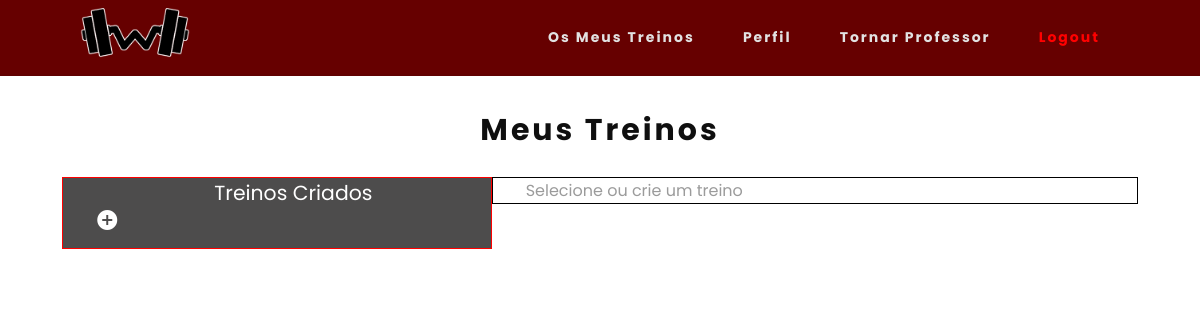
Page /meustreinos.php (signed in) on the earlier database version.
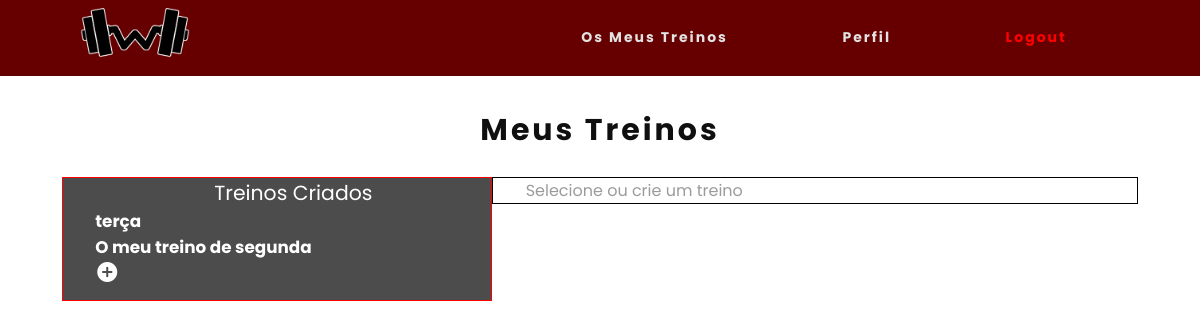
Same page on the later database version.
### tables this page shows
CREATE TABLE `treinos` (
  `id` int(11) NOT NULL,
  `id_utilizador` int(11) NOT NULL,
  `titulo` varchar(50) NOT NULL,
  `descricao` text DEFAULT NULL,
  `dificuldade` text NOT NULL,
  `imagem` text DEFAULT NULL
);

### meustreinos.php (the view, shortened to what this page needs)
<?php
include "cabecalho.php";
?>
<div class="contentMeusTreinos">
    <table>
        <thead>
            <h2>Meus Treinos</h2>
        </thead>
        <tr>
            <td>
                <div class="meusTreinosLeft">
                    <p style="font-size: 1.7vw;text-align:center;color:white">Treinos Criados</p>
                    <?php
                    $db = mysqli_connect('localhost','root','','workout');
                    $user = $_SESSION['username'];
                    $query = "SELECT id FROM utilizadores WHERE username='$user'";
                    $result = mysqli_query($db, $query);
                    $row = mysqli_fetch_row($result);
                    $id = $row[0];
                    $sql = "SELECT * FROM treinos WHERE id_utilizador=$id";
                    if($result = $db->query($sql)) {
                        while($row = $result->fetch_assoc()) {
                        ?>
                        <div class="nome_treino">
                        <a href="meustreinos.php?id=<?php echo $row["id"] ?>">
                            <b><?php echo $row["titulo"] ?></b>
                        </a>
                        </div>
                    <?php
                        }
                    }
                    ?>
                    <div>
                        <p><a href="adicionarTreino.php" ><i class="material-icons">add_circle</i></a></p>
                    </div>
                </div>
                <div class="meusTreinosRight">
                    <?php
                        if(isset($_REQUEST['id'])){
                            $id = $_REQUEST['id'];
                            $sql = "SELECT * FROM exercicios WHERE id_treino=$id";
                            $username = $_SESSION['username'];
                            $query = "SELECT id FROM utilizadores WHERE username='$username'";
                            $result = mysqli_query($db, $query);
                            $row = mysqli_fetch_row($result);
                            $id_user = $row[0];
                            $query = "SELECT * FROM treinos WHERE id_utilizador='$id_user' AND id='$id'";
                            $result4 = mysqli_query($db, $query);
                            if(mysqli_num_rows($result4) == 1) {
                                if($result = $db->query($sql)) {
                                    $query = "SELECT titulo FROM treinos WHERE id='$id'";
                                    $result3 = mysqli_query($db, $query);
                                    $row = mysqli_fetch_row($result3);
                                    $titulo = $row[0];
                                    $sql = "SELECT titulo FROM treinos WHERE id=$id";
                                    $result2 = mysqli_query($db, $query);
                                    if(mysqli_num_rows($result2) == 1) {
                                        ?>
                                        <p class="titulo"> <?php echo $titulo ?> <a href="#" ><i class="material-icons editar">edit</i></a></p>
                                        <?php
                                        while($row = $result->fetch_assoc()) {
                                        ?>
                                        <div class="nome_exercicio">
                                            <p><?php echo $row["nome"]?></p>
                                            <figure>
                                                <img src='<?php echo $row["imagem"]?>' width="200" height="auto">
                                            </figure>
                                        </div>
                                    <?php
                                        }
                                    }
                                }
                            }else {
                                ?>
                                <p style="font-size: 1.5vw" class="treino_inacessivel"><b>Treino inacessível</b></p>
                                <?php
                            }
                    ?>
                    <p><a href="adicionarExercicio.php?id=<?php echo $id ?>"><i class="material-icons">add_circle</i></a></p>             <?php
                    } else {
                        ?>
                        <p>Selecione ou crie um treino</p>
                        <?php
                    }
                    ?>
                </div>
            </td>
        </tr>
    </table>
</div>

### cabecalho.php (shortened to what this page needs)
<!Doctype HTML>
<head>
    <link href="css/style.css" type="text/css" rel="stylesheet" />
    <link rel="stylesheet" href="https://cdnjs.cloudflare.com/ajax/libs/font-awesome/4.7.0/css/font-awesome.min.css">
</head>
<body>
    <nav>
        <?php
        if (isset($_SESSION['username']) && $_SESSION['tipoUtilizador'] == 0) {
            echo
                '<div class="logo">
            <div><a href="index.php"><img src="img\workout_ico.png"></a></div>
        </div>
        <ul class="nav-links">
            <li><a href="meustreinos.php" >Os Meus Treinos</a></li>
            <li><a href="perfil.php">Perfil</a></li>
            <li><a href="tprofessor.php">Tornar Professor</a></li>
            <li><a href="index.php?logout" style="color:red";>Logout</a></li>
        </ul>';
        }else if (isset($_SESSION['tipoUtilizador']) && $_SESSION['tipoUtilizador']==1) {
            echo
            '<div class="logo">
            <div><a href="index.php"><img src="img\workout_ico.png"></a></div>
        </div>
        <ul class="nav-links">
            <li><a href="meustreinos.php" >Os Meus Treinos</a></li>
            <li><a href="perfil.php">Perfil</a></li>
            <li><a href="index.php?logout" style="color:red";>Logout</a></li>
        </ul>';
        }
        ?>
    </nav>

### css/style.css (style rules this page uses)
* { margin: 0px; padding: 0px; box-sizing: border-box; list-style: none; text-decoration: none; }
nav { display: flex; justify-content: space-around; align-items: center; min-height: 8vh; background-color: #660000; font-family: "Poppins", sans-serif; position: fixed; top: 0; width: 100%; box-shadow: 0px 2px #610101; }
h2 { font-family: "Poppins", sans-serif; letter-spacing: 3px; color: rgb(219, 217, 217); }
div p { font-family: "Poppins", sans-serif; color: rgb(155, 155, 155); }
.contentMeusTreinos { padding-top: 5%; }
.logo img { width: 40%; height: 100%; }
.nav-links { display: flex; justify-content: space-around; width: 50%; }
.nav-links li { list-style: none; }
.nav-links a { color: rgb(226, 226, 226); text-decoration: none; letter-spacing: 2px; font-weight: bold; font-size: 14px; }
@media screen and (max-width: 1400px) { .contentMeusTreinos { padding-top: 9%; } }
html, body { overflow-x: hidden; }
.material-icons { width: 40px; height:40px; color:white; }
.meusTreinosLeft a { font-size:1.5vw; text-decoration: none; font-family:'poppins'; color:white; }
.contentMeusTreinos { width: 90%; display: table; margin:auto; }
.meusTreinosLeft { border: 1px solid red; }
.meusTreinosRight { border: 1px solid black; }
.contentMeusTreinos .meusTreinosLeft { width: 40%; padding-left: 3%; float: left; background-color: rgb(77, 76, 76); display: table-cell; }
.contentMeusTreinos .meusTreinosRight { width: 60%; padding-left: 3%; float: right; background-color: white; display: table-cell; }
.contentMeusTreinos h2 { color: rgb(15, 15, 15); font-weight: bold; text-align: center; margin: auto; font-size: 30px; font-family: "poppins"; }
.contentMeusTreinos table { padding-top:2%; width:100%; }
.contentMeusTreinos table td { height:auto; }
.nome_treino a { font-size:1.4vw; }

Differences in the rows shown:
added treinos: titulo "terça"
added treinos: titulo "O meu treino de segunda"
Other differences:
text no longer shown: "Tornar Professor"
